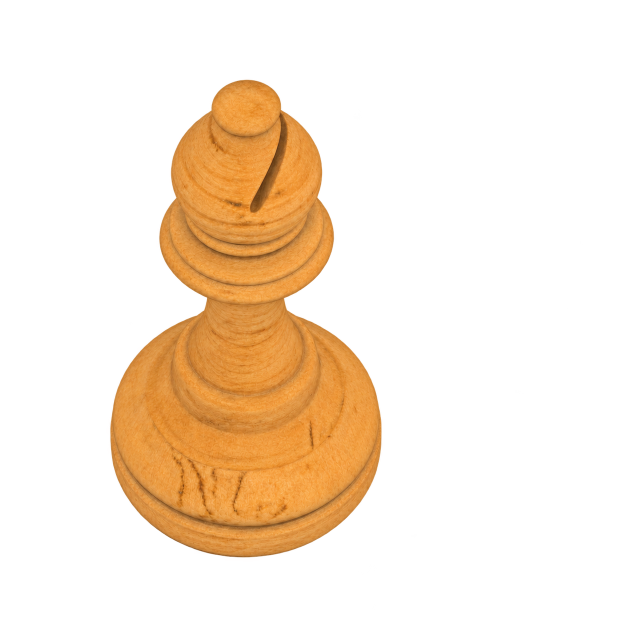
#> input picture assets/bishop/inferred-pigment-source-v1.png, 1254 x 1254 px, given in place of parent-wood.png, which was not available (shown at 1/2 size)
$ python pair.py
#> lines starting #> are read from the running program, lines starting #| are printed output that depends on the picture; after the words box and inside, x2 and y2 are one past the last pixel; in counts of white or black regions, pixels touching at a corner belong together
### blender/docs/knight-improvement/round-014/A/evidence.py
"""Compare the registered sources and renders without fitting the material to projected samples."""
from pathlib import Path
import sys,json
sys.dont_write_bytecode=True
import numpy as np
from PIL import Image,ImageDraw,ImageFont,ImageFilter
D=Path(__file__).resolve().parent;R=D.parents[2];B=D.parent;AS=R/'assets/knight'
BLACK=(0,0,0)
def open_rgb(file):
    im=Image.open(file).convert('RGBA');bg=Image.new('RGBA',im.size,(0,0,0,255));return Image.alpha_composite(bg,im).convert('RGB')
# [4 lines left out: function source_pair, not called in this run]
def Y(im,sigma=0):return np.asarray(im if sigma==0 else im.filter(ImageFilter.GaussianBlur(sigma)),dtype=float)@[.2126,.7152,.0722]
# [49 lines left out: function inspect, not called in this run]
# [1 lines that do not run on import are left out]

### blender/docs/knight-improvement/round-014/A/pair.py
"""Build equal-registration presentation and compute alpha-mask and board statistics."""
from pathlib import Path
import json
import numpy as np
from PIL import Image,ImageDraw,ImageFont
from evidence import open_rgb
D=Path(__file__).resolve().parent
def main():
    pairs=[('54-degree fixed','parent-wood.png','wood.png'),('7-degree side','parent-side.png','wood-side.png')]
    sheet=Image.new('RGB',(2*285,2*310),'#232723');p=ImageDraw.Draw(sheet);font=ImageFont.load_default(size=14)
    facts={}
    for row,(name,bef,aft) in enumerate(pairs):
        a,b=(np.asarray(Image.open(D/q).convert('RGBA')) for q in (bef,aft));ma=a[:,:,3]>=128;mb=b[:,:,3]>=128
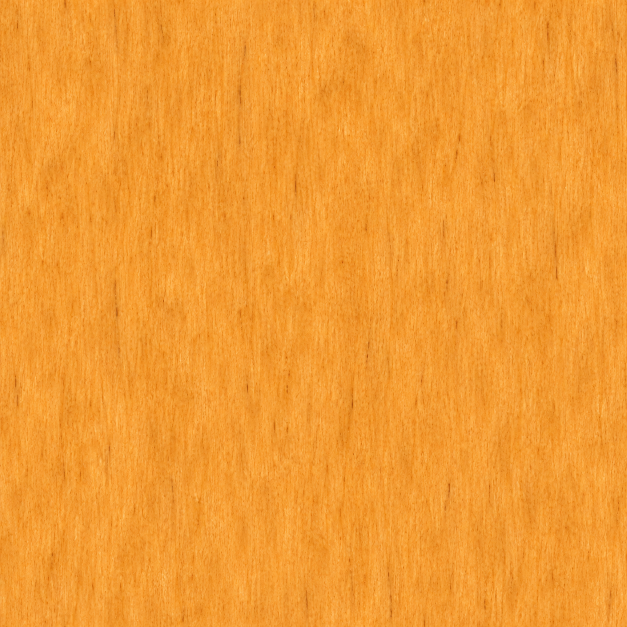
#> input picture assets/bishop/materials/inferred-boxwood-source-01.png, 1254 x 1254 px, given in place of wood.png, which was not available (shown at 1/2 size)
#> in main, a is the input picture: shape (1254, 1254, 4); mean R, G, B, A 48.7, 31.6, 13.3, 53.7
#> after `ma = a[:, :, 3] >= 128`:
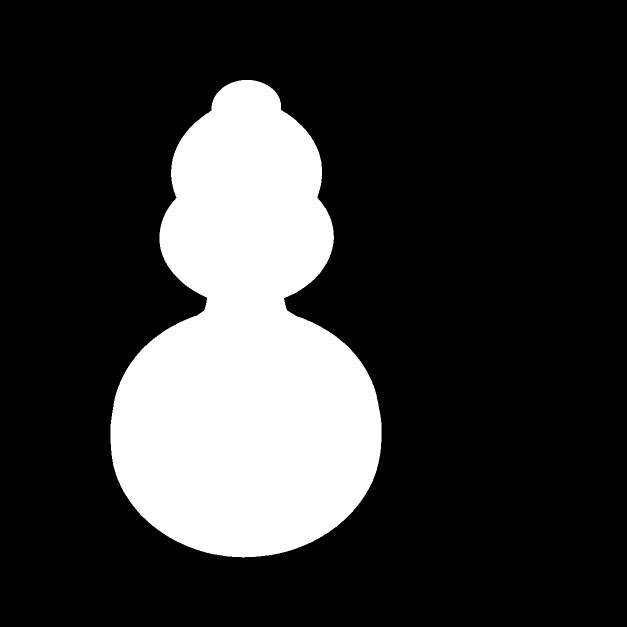
#> ma: shape (1254, 1254) bool (shown at 1/2 size); 21.2% white; 1 white region, box (x1, y1, x2, y2) and area: (221, 160, 763, 1115) 334126
#> after `mb = b[:, :, 3] >= 128`: mb: shape (1254, 1254) bool; every value is 1
        da=np.abs(a[:,:,3].astype(int)-b[:,:,3].astype(int));diff=np.max(abs(a[:,:,:3].astype(int)-b[:,:,:3].astype(int)),axis=2)
#> after `da = np.abs(a[:, :, 3].astype(int) - b[:, :, 3].astype(int))`:
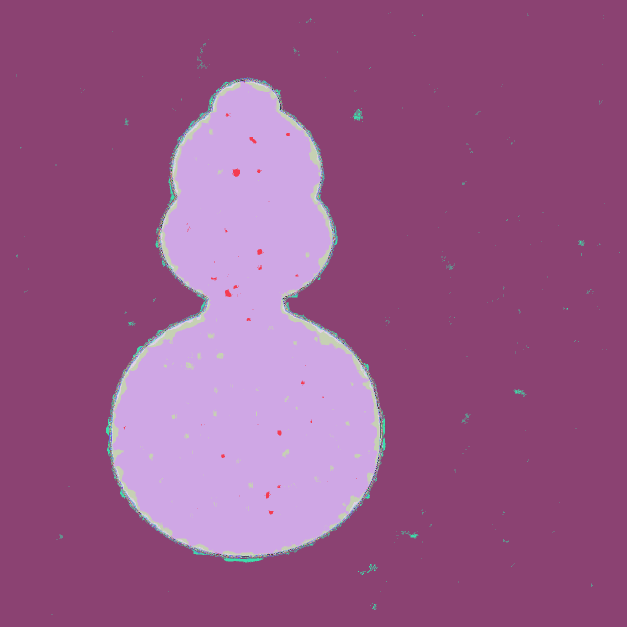
#> da: shape (1254, 1254) int64 (shown at 1/2 size); 256 distinct labels, from 0 to 255; one colour per label, 0 black
#> after `diff = np.max(abs(a[:, :, :3].astype(int) - b[:, :, :3].astype(int)), `:
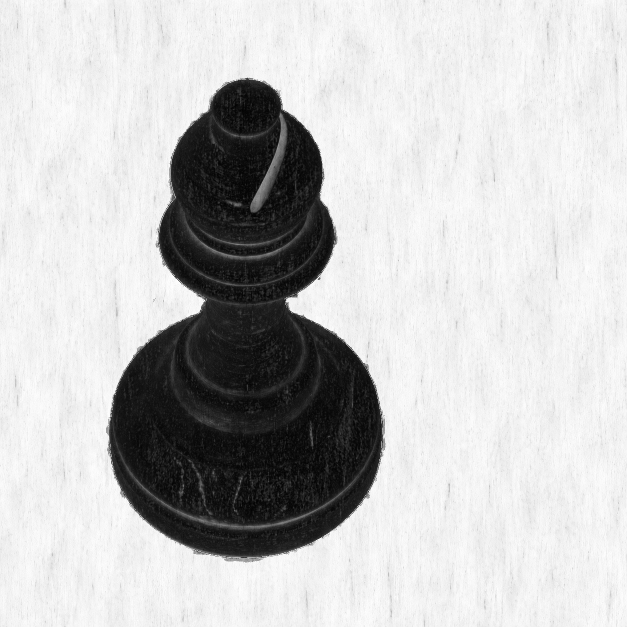
#> diff: shape (1254, 1254) int64 (shown at 1/2 size); min 0, max 255, mean 195.6
        facts[name]={'canvas':list(a.shape[:2]),'silhouette_iou':float((ma&mb).sum()/(ma|mb).sum()),'threshold_128_changed_pixels':int((ma!=mb).sum()),'max_alpha_diff':int(da.max()),'median_abs_rgb_change_on_piece':float(np.median(diff[ma&mb]))}
        for i,(label,file) in enumerate([('13A',bef),('14A',aft)]):
            img=open_rgb(D/file);box=img.getbbox()
#> in open_rgb, `return Image.alpha_composite(bg, im).convert('RGB')`:
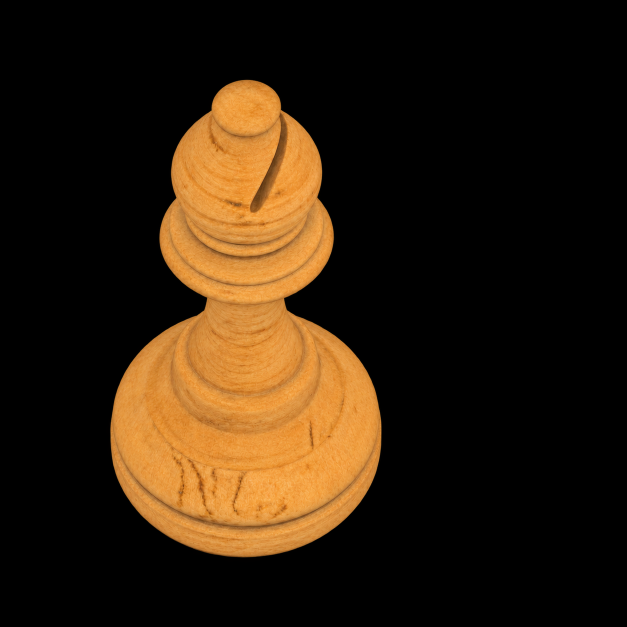
#> returned value: PIL image 1254x1254 RGB (shown at 1/2 size); mean R, G, B 47, 30.8, 13
#> after `box = img.getbbox()`: box = (212, 154, 772, 1125)
            tile=img.crop(box);tile.thumbnail((265,270),Image.Resampling.LANCZOS)
#> after `tile = img.crop(box)`:
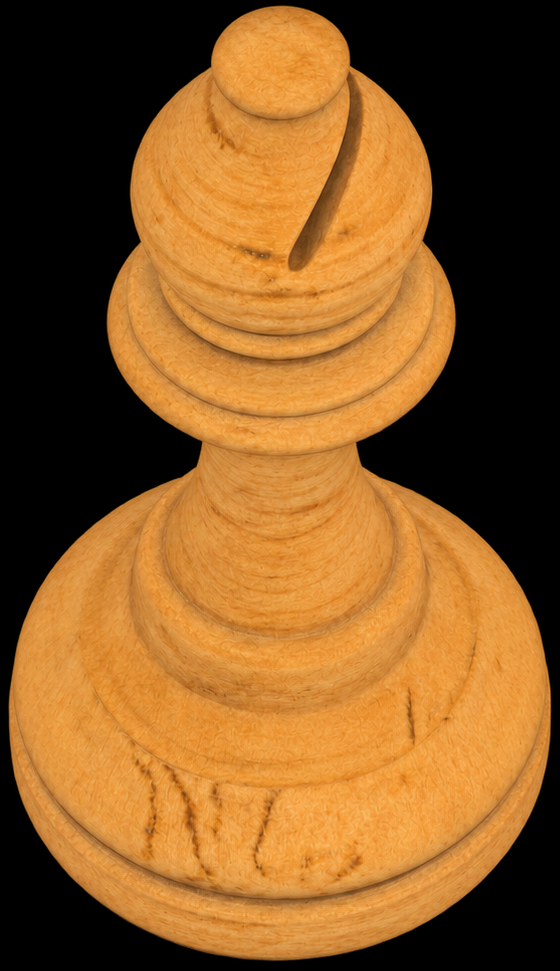
#> tile: PIL image 560x971 RGB; mean R, G, B 135.9, 89.2, 37.6
            sheet.paste(tile,(285*i+(285-tile.width)//2,310*row+31+(268-tile.height)//2))
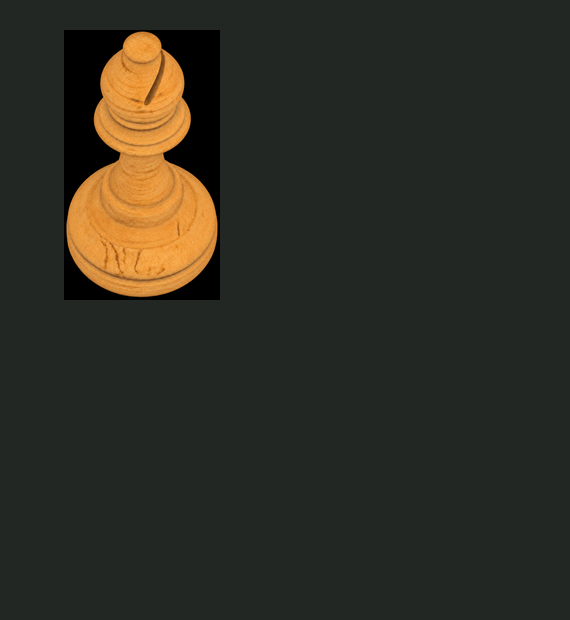
#> sheet: PIL image 570x620 RGB; mean R, G, B 47, 45, 35.3
            p.text((285*i+6,310*row+8),label+' / '+name,font=font,fill='white')
    sheet.save(D/'pair.png');(D/'silhouette.json').write_text(json.dumps(facts,indent=2)+'\n')
#> (the run stopped early here; a loop or call above may not have finished)
